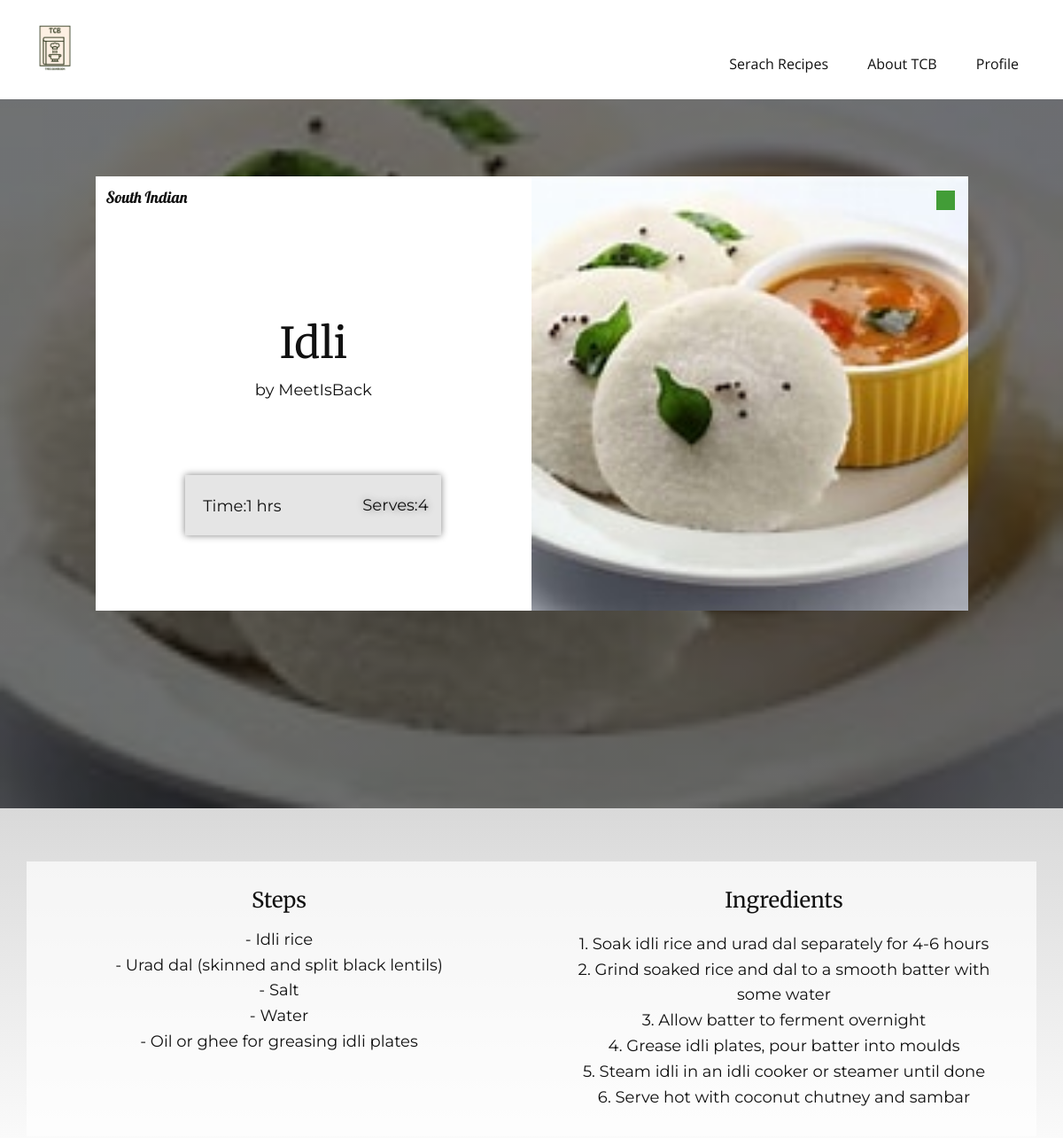
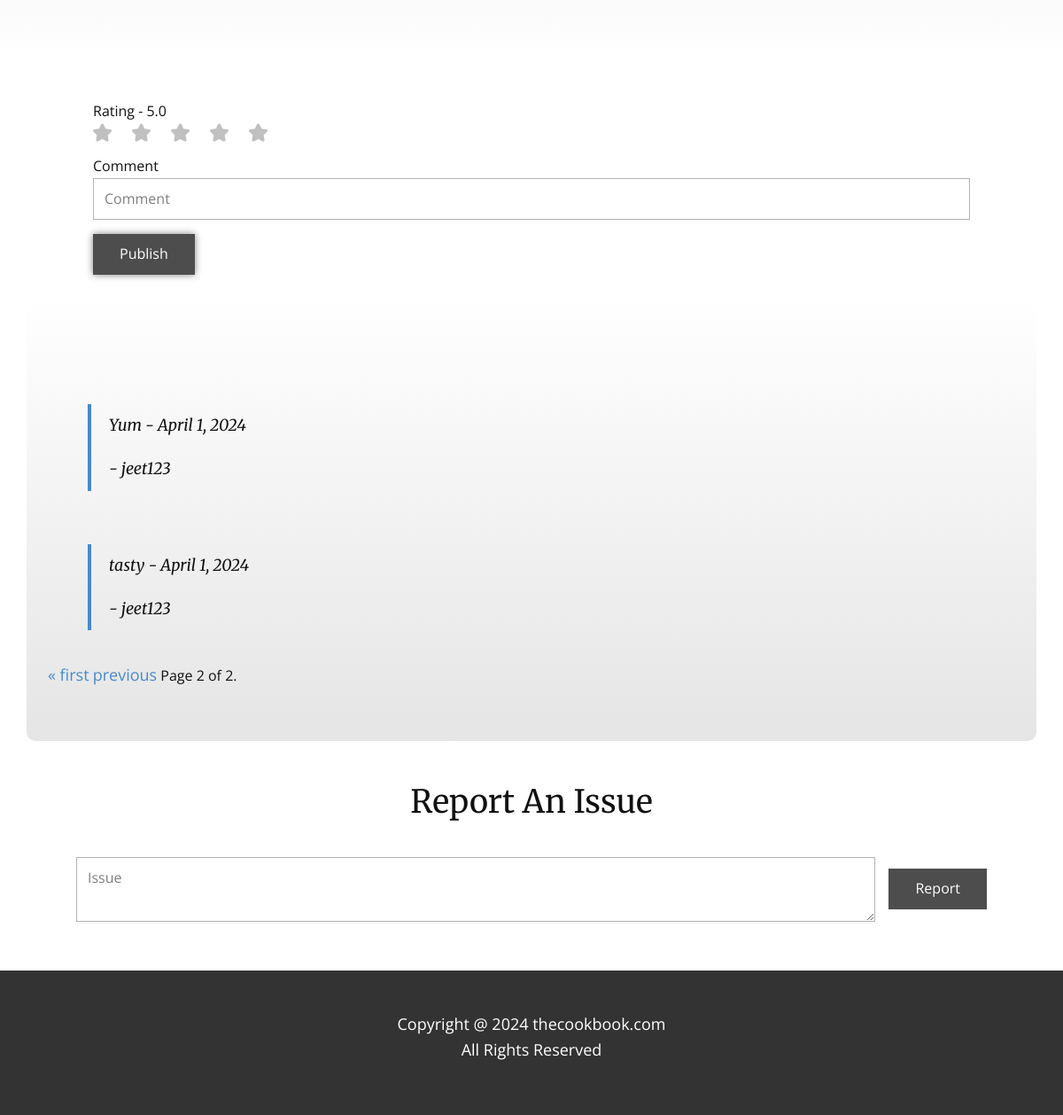
Screenshot of /vrecipe/2/?page=2 (signed in) with the database file from the repository (2 pictures, top to bottom).
### TCB/models.py (models this page shows)
class Recipe(models.Model):
    recipe_id = models.AutoField(primary_key=True)
    user = models.ForeignKey(User, on_delete=models.CASCADE)
    recipe_name = models.CharField(max_length=100)
    recipe_image = models.ImageField(upload_to='static/recipe_images/')
    recipe_steps = models.TextField()
    ingredients = models.TextField()
    cooking_time = models.CharField(max_length=100)
    serving = models.IntegerField()
    cuisine = models.ForeignKey(Cuisine, on_delete=models.CASCADE)
    category = models.ForeignKey(Category, on_delete=models.CASCADE)
    rating = models.FloatField(default=0)
    count = models.IntegerField(default=0)
    veg = models.BooleanField()

class Cuisine(models.Model):
    cuisine_id = models.AutoField(primary_key=True)
    cuisine_name = models.CharField(max_length=100)

class Comment(models.Model):
    user = models.ForeignKey(User, on_delete=models.CASCADE)
    recipe = models.ForeignKey(Recipe, on_delete=models.CASCADE)
    comment = models.TextField()
    date = models.DateField(auto_now_add=True)
    class Meta:
        ordering = ['-date']

### TCB/views.py (the view)
# urls.py: path('vrecipe/<int:recipe_id>/',views.vrecipe,name="vrecipe"),
@login_required(login_url='/login')
def vrecipe(request,recipe_id):
    recipe = get_object_or_404(Recipe, recipe_id=recipe_id)
    user = request.user
    comment = Comment.objects.filter(user=user,recipe=recipe).first()
    all_comments = Comment.objects.filter(recipe=recipe)
    paginator = Paginator(all_comments,3)
    page_number = request.GET.get('page')
    try:
        comments = paginator.page(page_number)
    except PageNotAnInteger:
        comments = paginator.page(1)
    except EmptyPage:
        comments = paginator.page(paginator.num_pages)
    context={
        'recipe' : recipe,
        'comment' : comment,
        'comments' : comments,
    }
    return render(request,"vrecipe.html",context)

### templates/vrecipe.html (shortened to what this page needs)
{% load static %}
<!DOCTYPE html>
<html style="font-size: 16px;" lang="en">
  <head>
    <link rel="stylesheet" href="{% static 'nicepage.css' %}" media="screen" />
    <link rel="stylesheet" href="{% static 'vrecipe.css' %}" media="screen" />
  </head>
  <body data-path-to-root="./" data-include-products="false" class="u-body u-xl-mode" data-lang="en">
    <header class="u-clearfix u-header u-header" id="sec-2ef3">
      <div class="u-clearfix u-sheet u-sheet-1">
        <a href="/" class="u-image u-logo u-image-1" title="home"><img src="{% static 'images/TCB_transparent.png' %}" class="u-logo-image u-logo-image-1" /></a>
        <nav class="u-menu u-menu-dropdown u-offcanvas u-menu-1">
          <div class="u-custom-menu u-nav-container">
            <ul class="u-nav u-unstyled u-nav-1">
              {% if user.is_authenticated %}
                <li class="u-nav-item">
                  <a class="u-button-style u-nav-link u-text-active-palette-1-base u-text-hover-palette-2-base" href="/" style="padding: 10px 20px;">Serach Recipes</a>
                </li>
              {% endif %}
              <li class="u-nav-item">
                <a class="u-button-style u-nav-link u-text-active-palette-1-base u-text-hover-palette-2-base" href="/aboutus" style="padding: 10px 20px;">About TCB</a>
              </li>
              {% if user.is_authenticated %}
                <li class="u-nav-item">
                  <a class="u-button-style u-nav-link u-text-active-palette-1-base u-text-hover-palette-2-base" style="padding: 10px 20px;">Profile</a>
                </li>
              {% endif %}
            </ul>
          </div>
        </nav>
      </div>
    </header>
    <section class="u-clearfix u-image u-shading u-section-1" id="sec-3f03" data-image-width="1280" data-image-height="862">
      <div class="u-clearfix u-sheet u-valign-middle-xs u-sheet-1">
        <div class="data-layout-selected u-clearfix u-expanded-width-sm u-expanded-width-xs u-gutter-0 u-layout-wrap u-layout-wrap-1">
          <div class="u-layout" style="">
            <div class="u-layout-row" style="">
              <div class="u-align-center u-container-style u-layout-cell u-left-cell u-size-30 u-size-xs-60 u-white u-layout-cell-1" src="">
                <div class="u-container-layout u-container-layout-1">
                  <p class="u-align-center u-custom-font u-font-lobster u-text u-text-default u-text-1">{{recipe.cuisine.cuisine_name}}</p>
                  <h2 class="u-align-center u-custom-font u-font-merriweather u-text u-text-default u-text-2">{{recipe.recipe_name}}</h2>
                  <p class="u-align-center u-custom-font u-font-montserrat u-text u-text-default u-text-3">by {{recipe.user.username}}</p>
                  <div class="u-align-center u-container-align-center-lg u-container-align-center-md u-container-align-center-sm u-container-align-center-xl u-container-style u-grey-10 u-group u-group-1">
                    <div class="u-container-layout">
                      <p class="u-align-center u-custom-font u-font-montserrat u-text u-text-default u-text-4"  >Serves:{{recipe.serving}}</p>
                      <p class="u-align-center u-custom-font u-font-montserrat u-text u-text-default u-text-5">Time:{{recipe.cooking_time}} hrs</p>
                    </div>
                  </div>
                </div>
              </div>
              <div class="u-align-center u-container-style u-image u-layout-cell u-right-cell u-size-30 u-size-xs-60 u-image-1" src="" data-image-width="1280" data-image-height="862">
                <div class="u-container-layout u-container-layout-3" src="">
                  <div class="{% if recipe.veg %}green-box{% else %}red-box{% endif %} u-custom-color-1 u-preserve-proportions u-shape u-shape-rectangle u-shape-1"></div>
                </div>
              </div>
            </div>
          </div>
        </div>
      </div>
    </section>
    <section class="u-clearfix u-gradient u-section-2" id="sec-dddb">
      <div class="u-clearfix u-sheet u-valign-middle u-sheet-1">
        <div class="data-layout-selected u-clearfix u-expanded-width u-layout-wrap u-layout-wrap-1">
          <div class="u-layout">
            <div class="u-layout-row">
              <div class="u-container-style u-layout-cell u-opacity u-opacity-70 u-size-30 u-white u-layout-cell-1">
                <div class="u-container-layout u-container-layout-1">
                  <h4 class="u-align-center u-custom-font u-font-merriweather u-text u-text-default u-text-1">Steps</h4>
                  <p class="u-align-center u-custom-font u-font-montserrat u-text u-text-2">
                    {{recipe.recipe_steps|linebreaksbr}}
                  </p>
                </div>
              </div>
              <div class="u-container-style u-layout-cell u-opacity u-opacity-70 u-size-30 u-white u-layout-cell-2">
                <div class="u-container-layout u-container-layout-2">
                  <h4 class="u-align-center u-custom-font u-font-merriweather u-text u-text-default u-text-3">Ingredients</h4>
                  <p class="u-align-center u-custom-font u-font-montserrat u-text u-text-4">
                    {{recipe.ingredients|linebreaksbr}}
                  </p>
                </div>
              </div>
            </div>
          </div>
        </div>
      </div>
    </section>
    <form action="comment" method="post">
    <section class="u-align-center u-clearfix u-section-3" id="sec-1959">
      <div class="u-clearfix u-sheet u-valign-middle-xs u-sheet-1">
        <div class="u-align-center-xs u-form u-form-1">
          <form action="comment" class="u-clearfix u-form-spacing-15 u-form-vertical u-inner-form" style="padding: 15px" source="email" method="post">
            <div redirect="true" class="u-clearfix u-form-spacing-15 u-form-vertical u-inner-form" style="padding: 15px" source="email">
            <div class="u-form-group u-form-rating u-form-group-1">
              <label for="form-rating-7e22" class="u-label">Rating - {{recipe.rating}}</label>
              <div class="u-rating-icons u-spacing-23" id="rating-div">
                <span class="u-form-rating-item u-passive-icon u-text-grey-25 u-passive-icon-1">
                  <svg class="u-svg-link" preserveAspectRatio="xMidYMin slice" viewBox="0 0 49.94 49.94" style="">
                    <use xmlns:xlink="http://www.w3.org/1999/xlink" xlink:href="#svg-6e4d"></use>
                  </svg>
                </span>
                <span class="u-form-rating-item u-passive-icon u-text-grey-25 u-passive-icon-2">
                  <svg class="u-svg-link" preserveAspectRatio="xMidYMin slice" viewBox="0 0 49.94 49.94" style="">
                    <use xmlns:xlink="http://www.w3.org/1999/xlink" xlink:href="#svg-1839"></use>
                  </svg>
                </span>
                <span class="u-form-rating-item u-passive-icon u-text-grey-25 u-passive-icon-3">
                  <svg class="u-svg-link" preserveAspectRatio="xMidYMin slice" viewBox="0 0 49.94 49.94" style="">
                    <use xmlns:xlink="http://www.w3.org/1999/xlink" xlink:href="#svg-2a5b"></use>
                  </svg>
                </span>
                <span class="u-form-rating-item u-passive-icon u-text-grey-25 u-passive-icon-4">
                  <svg class="u-svg-link" preserveAspectRatio="xMidYMin slice" viewBox="0 0 49.94 49.94" style="">
                    <use xmlns:xlink="http://www.w3.org/1999/xlink" xlink:href="#svg-e988"></use>
                  </svg>
                </span>
                <span class="u-form-rating-item u-passive-icon u-text-grey-25 u-passive-icon-5">
                  <svg class="u-svg-link" preserveAspectRatio="xMidYMin slice" viewBox="0 0 49.94 49.94" style="">
                    <use xmlns:xlink="http://www.w3.org/1999/xlink" xlink:href="#svg-f22e"></use>
                  </svg>
                </span>
              </div>
            </div>
            <div class="u-form-group u-form-name u-label-top u-form-group-2">
              <label for="name-558c" class="u-label">Comment</label>
              <input type="text" placeholder="Comment" id="name-558c" name="comment" class="u-input u-input-rectangle" maxlength="150" />
            </div>
            <div class="u-form-group u-form-submit u-label-top u-form-group-3">
              <a href="comment" onclick="reloadPage()"class="u-border-none u-btn u-btn-submit u-button-style u-grey-70 u-btn-1">Publish</a>
            </div>
            </div>
          </form>
        </div>
        <div class="u-container-style u-expanded-width u-gradient u-group u-radius u-shape-round u-group-1">
          <div class="u-container-layout u-valign-bottom-lg u-valign-bottom-md u-valign-bottom-sm u-valign-bottom-xl u-container-layout-1">
            <div class="u-expanded-width-xs u-list u-list-1">
              <div id="comments-section" class="u-repeater u-repeater-1">
                {% for x in comments %}
                <div class="u-container-style u-list-item u-repeater-item">
                  <div class="u-container-layout u-similar-container u-valign-middle u-container-layout-3">
                    <blockquote class="u-custom-font u-font-merriweather u-text u-text-default u-text-2">{{ x.comment }} - {{ x.date }}
                      <p class="u-text u-custom-font u-font-merriweather u-text-default u-text-5"> - {{x.user.username}}</p>
                    </blockquote>
                  </div>
                </div>
                {% endfor %}
                {% if comments.has_other_pages %}
                <div class="pagination">
                    <span class="step-links">
                        {% if comments.has_previous %}
                            <a href="?page=1">&laquo; first</a>
                            <a href="?page={{ comments.previous_page_number }}">previous</a>
                        {% endif %}
                        <span class="current">
                            Page {{ comments.number }} of {{ comments.paginator.num_pages }}.
                        </span>
                    </span>
                </div>
                {% endif %}
              </div>
            </div>
          </div>
        </div>
      </div>
    </section>
    </form>
    <form action="/report" method="post">
    <section class="u-align-center u-clearfix u-section-4" id="sec-988d">
      <div class="u-clearfix u-sheet u-sheet-1">
        <h3 class="u-custom-font u-font-merriweather u-text u-text-default u-text-1">Report An Issue</h3>
        <div class="u-form u-form-1">
          <form action="/report" class="u-clearfix u-form-horizontal u-form-spacing-15 u-inner-form" style="padding: 15px;" source="email" method="post">
            <div class="u-clearfix u-form-horizontal u-form-spacing-15 u-inner-form" style="padding: 15px;" source="email">
            <div class="u-form-group u-form-message u-label-none">
              <textarea placeholder="Issue" id="email-ef64" name="report" class="u-input u-input-rectangle" required="required"></textarea>
            </div>
            <div class="u-form-group u-form-submit">
              <a href="/report" onclick="reloadPage1()" class="u-border-none u-btn u-btn-submit u-button-style u-grey-70 u-btn-1">Report</a>
            </div>
            </div>
          </form>
        </div>
      </div>
    </section>
    </form>
    <footer class="u-align-center u-clearfix u-footer u-grey-80 u-footer" id="sec-2e22">
      <div class="u-clearfix u-sheet u-sheet-1">
        <p class="u-align-center u-text u-text-default u-text-1">
          Copyright @ 2024 thecookbook.com<br />All Rights Reserved
        </p>
      </div>
    </footer>
  </body>
</html>

### static/vrecipe.css (style rules this page uses)
.u-section-1 .u-sheet-1 { min-height: 100vh; }
.u-section-1 .u-layout-wrap-1 { width: 985px; margin: 87px auto 60px; }
.u-section-1 .u-layout-cell-1 { min-height: 490px; }
.u-section-1 .u-container-layout-1 { padding: 10px 12px; }
.u-section-1 .u-text-1 { font-weight: normal; margin: 0 auto 0 0; }
.u-section-1 .u-text-2 { margin: 123px auto 0; }
.u-section-1 .u-text-3 { margin: 12px auto 0; }
.u-section-1 .u-group-1 { width: 289px; min-height: 68px; box-shadow: 0px 0px 8px 0px rgba(128,128,128,1); margin: 82px auto 0; }
.u-section-1 .u-text-4 { text-shadow: 0px 0px 8px rgba(128,128,128,1); font-size: 1.125rem; margin: 20px auto 0 200px; }
.u-section-1 .u-text-5 { font-size: 1.125rem; margin: -28px auto 0 20px; }
.u-section-1 .u-container-layout-3 { padding: 16px 15px; }
.u-section-1 .u-shape-1 { width: 21px; height: 22px; margin: 0 0 0 auto; }
.u-section-2 { background-image: linear-gradient(#d9d9d9, white); }
.u-section-2 .u-sheet-1 { min-height: 400px; }
.u-section-2 .u-layout-wrap-1 { margin-top: 60px; margin-bottom: 60px; }
.u-section-2 .u-layout-cell-1 { background-image: none; min-height: 280px; }
.u-section-2 .u-container-layout-1 { padding: 30px; }
.u-section-2 .u-text-1 { font-weight: 400; margin: 0 auto; }
.u-section-2 .u-text-2 { margin: 15px 10px 0; }
.u-section-2 .u-layout-cell-2 { background-image: none; min-height: 280px; }
.u-section-2 .u-container-layout-2 { padding: 30px; }
.u-section-2 .u-text-3 { font-weight: 400; margin: 0 auto; }
.u-section-2 .u-text-4 { font-weight: 400; margin: 20px 15px 0; }
.u-section-3 .u-sheet-1 { min-height: 784px; }
.u-section-3 .u-form-1 { height: 107px; width: 1020px; margin: 40px auto 0; }
.u-section-3 .u-form-group-1 { margin-left: 0; }
.u-section-3 .u-passive-icon-1 { display: none; height: 21px; width: 21px; }
.u-section-3 .u-passive-icon-2 { display: none; height: 21px; width: 21px; }
.u-section-3 .u-passive-icon-3 { display: none; height: 21px; width: 21px; }
.u-section-3 .u-passive-icon-4 { display: inline; height: 21px; width: 21px; }
.u-section-3 .u-passive-icon-5 { display: inline; height: 21px; width: 21px; }
.u-section-3 .u-form-group-2 { width: 100%; }
.u-section-3 .u-form-group-3 { width: 100%; }
.u-section-3 .u-btn-1 { background-image: none; box-shadow: 0px 0px 8px 0px rgba(128,128,128,1); padding-top: 10px; padding-bottom: 10px; }
.u-section-3 .u-group-1 { --radius: 10px; height: auto; background-image: linear-gradient(white, #e5e5e5); margin-top: -6px; margin-bottom: 0; min-height: 501px; }
.u-section-3 .u-container-layout-1 { padding: 30px 24px; }
.u-section-3 .u-list-1 { width: 1092px; margin: 0 auto 0 0; }
.u-section-3 .u-repeater-1 { grid-gap: 10px 10px; grid-auto-columns: 100%; grid-template-columns: 100%; min-height: 375px; }
.u-section-3 .u-container-layout-3 { padding: 10px; }
.u-section-3 .u-text-2 { margin-bottom: 0; margin-top: 0; margin-left: 35px; background-image: none; font-weight: normal; font-size: 1.125rem; }
.u-section-4 .u-sheet-1 { min-height: 251px; }
.u-section-4 .u-text-1 { margin: 41px auto 0; }
.u-section-4 .u-form-1 { height: 102px; width: 1058px; margin: 25px auto 40px; }
.u-section-4 .u-btn-1 { background-image: none; }

### rows the page displays
Recipe: cuisine.cuisine_name "South Indian", recipe_name "Idli", user.username "MeetIsBack", serving "4", cooking_time "1", recipe_steps "- Idli rice - Urad dal (skinned and split black lentils) - Salt - Water - Oil or ghee for greasing idli plates", ingredients "1. Soak idli rice and urad dal separately for 4-6 hours 2. Grind soaked rice and dal to a smooth batter with some water 3. Allow batter to ferment overnight 4. Grease idli plates, pour batter into moulds 5. Steam idli in an idli cooker or steamer until done 6. Serve hot with coconut chutney and sambar", rating "5.0"
Comment: comment "Yum", date "April 1, 2024", user.username "jeet123"
Comment: comment "tasty", date "April 1, 2024", user.username "jeet123"

### other values shown
{{ comments.number }} "2"
{{ comments.paginator.num_pages }} "2"
